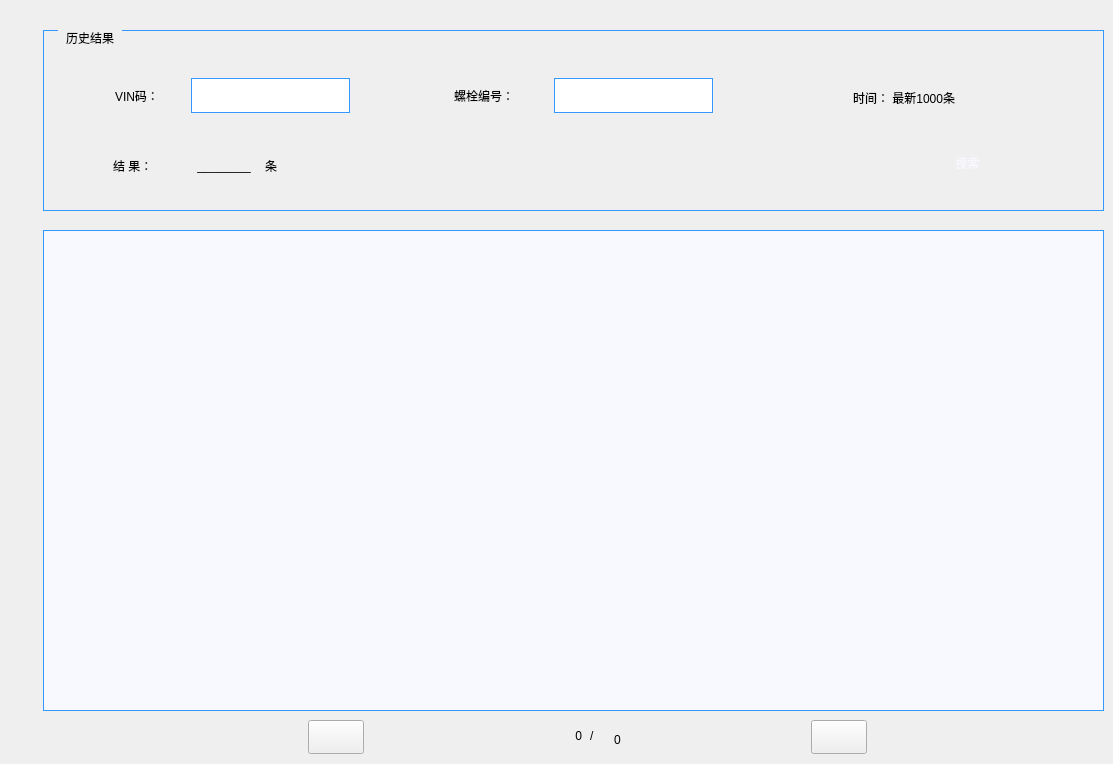
      <widget class="QWidget" name="page_20">
       <widget class="QGroupBox" name="groupBox_7">
        <property name="geometry">
         <rect>
          <x>43</x>
          <y>30</y>
          <width>1061</width>
          <height>181</height>
         </rect>
        </property>
        <property name="styleSheet">
         <string notr="true">QGroupBox {
    font: 14pt &quot;黑体&quot;;
    margin-top: 1ex;
    border-width:0.5px;  
    border-style:solid;
    border-color: rgb(51, 153, 255);  
}

QGroupBox::title {
    subcontrol-origin: margin;
    subcontrol-position: top left;
    left:15px;      
    margin-left: 5px;
    margin-right: 5px;
    padding:1px;
}</string>
        </property>
        <property name="title">
         <string>历史结果</string>
        </property>
        <widget class="QLabel" name="label_34">
         <property name="geometry">
          <rect>
           <x>810</x>
           <y>52</y>
           <width>171</width>
           <height>31</height>
          </rect>
         </property>
         <property name="styleSheet">
          <string notr="true">font: 14pt &quot;黑体&quot;;</string>
         </property>
         <property name="text">
          <string>时间： 最新1000条</string>
         </property>
        </widget>
        <widget class="QWidget" name="layoutWidget11">
         <property name="geometry">
          <rect>
           <x>70</x>
           <y>120</y>
           <width>222</width>
           <height>31</height>
          </rect>
         </property>
         <layout class="QHBoxLayout" name="horizontalLayout_17">
          <item>
           <widget class="QLabel" name="label_35">
            <property name="styleSheet">
             <string notr="true">font: 14pt &quot;黑体&quot;;</string>
            </property>
            <property name="text">
             <string>结 果：</string>
            </property>
           </widget>
          </item>
          <item>
           <widget class="QLabel" name="label_num">
            <property name="styleSheet">
             <string notr="true">font: 14pt &quot;黑体&quot;;</string>
            </property>
            <property name="text">
             <string>________</string>
            </property>
            <property name="alignment">
             <set>Qt::AlignCenter</set>
            </property>
           </widget>
          </item>
          <item>
           <widget class="QLabel" name="label_37">
            <property name="styleSheet">
             <string notr="true">font: 14pt &quot;黑体&quot;;</string>
            </property>
            <property name="text">
             <string>条</string>
            </property>
           </widget>
          </item>
         </layout>
        </widget>
        <widget class="QPushButton" name="pushButton_search">
         <property name="geometry">
          <rect>
           <x>894</x>
           <y>117</y>
           <width>61</width>
           <height>31</height>
          </rect>
         </property>
         <property name="focusPolicy">
          <enum>Qt::NoFocus</enum>
         </property>
         <property name="styleSheet">
          <string notr="true">border-image: url(:/LCD_CS351/LCD_CS351/35_all/67.bmp);
font: 14pt &quot;黑体&quot;;
color: rgb(248, 248, 255);</string>
         </property>
         <property name="text">
          <string>搜索</string>
         </property>
         <property name="autoDefault">
          <bool>false</bool>
         </property>
         <property name="flat">
          <bool>true</bool>
         </property>
        </widget>
        <widget class="QLabel" name="label_32">
         <property name="geometry">
          <rect>
           <x>72</x>
           <y>54</y>
           <width>70</width>
           <height>23</height>
          </rect>
         </property>
         <property name="styleSheet">
          <string notr="true">font: 14pt &quot;黑体&quot;;</string>
         </property>
         <property name="text">
          <string>VIN码：</string>
         </property>
        </widget>
        <widget class="QLineEdit" name="lineEdit_VIN_2">
         <property name="geometry">
          <rect>
           <x>148</x>
           <y>48</y>
           <width>159</width>
           <height>35</height>
          </rect>
         </property>
         <property name="focusPolicy">
          <enum>Qt::ClickFocus</enum>
         </property>
         <property name="styleSheet">
          <string notr="true">font: 14pt &quot;Arial&quot;;
border-width:1px; 
border-style:solid; 
border-color:rgb(51, 153, 255); 
margin-top: 0ex;
</string>
         </property>
        </widget>
        <widget class="QLabel" name="label_33">
         <property name="geometry">
          <rect>
           <x>411</x>
           <y>54</y>
           <width>94</width>
           <height>23</height>
          </rect>
         </property>
         <property name="styleSheet">
          <string notr="true">font: 14pt &quot;黑体&quot;;</string>
         </property>
         <property name="text">
          <string>螺栓编号：</string>
         </property>
        </widget>
        <widget class="QLineEdit" name="lineEdit_ScrewID">
         <property name="geometry">
          <rect>
           <x>511</x>
           <y>48</y>
           <width>159</width>
           <height>35</height>
          </rect>
         </property>
         <property name="focusPolicy">
          <enum>Qt::ClickFocus</enum>
         </property>
         <property name="styleSheet">
          <string notr="true">font: 14pt &quot;Arial&quot;;
border-width:1px; 
border-style:solid; 
border-color:rgb(51, 153, 255); 
margin-top: 0ex;</string>
         </property>
        </widget>
       </widget>
       <widget class="QPushButton" name="pushButton_first">
        <property name="geometry">
         <rect>
          <x>44</x>
          <y>720</y>
          <width>56</width>
          <height>34</height>
         </rect>
        </property>
        <property name="focusPolicy">
         <enum>Qt::NoFocus</enum>
        </property>
        <property name="styleSheet">
         <string notr="true">border-image: url(:/LCD_CS351/LCD_CS351/logo/left_history.bmp);</string>
        </property>
        <property name="text">
         <string/>
        </property>
        <property name="autoDefault">
         <bool>false</bool>
        </property>
        <property name="flat">
         <bool>true</bool>
        </property>
       </widget>
       <widget class="QPushButton" name="pushButton_last">
        <property name="geometry">
         <rect>
          <x>1048</x>
          <y>720</y>
          <width>56</width>
          <height>34</height>
         </rect>
        </property>
        <property name="focusPolicy">
         <enum>Qt::NoFocus</enum>
        </property>
        <property name="styleSheet">
         <string notr="true">border-image: url(:/LCD_CS351/LCD_CS351/logo/right_history.bmp);</string>
        </property>
        <property name="text">
         <string/>
        </property>
        <property name="autoDefault">
         <bool>false</bool>
        </property>
        <property name="flat">
         <bool>true</bool>
        </property>
       </widget>
       <widget class="QLabel" name="label_M">
        <property name="geometry">
         <rect>
          <x>602</x>
          <y>724</y>
          <width>31</width>
          <height>31</height>
         </rect>
        </property>
        <property name="styleSheet">
         <string notr="true">font: 14pt &quot;黑体&quot;;</string>
        </property>
        <property name="text">
         <string>0</string>
        </property>
        <property name="alignment">
         <set>Qt::AlignCenter</set>
        </property>
       </widget>
       <widget class="QLabel" name="label_79">
        <property name="geometry">
         <rect>
          <x>590</x>
          <y>720</y>
          <width>16</width>
          <height>31</height>
         </rect>
        </property>
        <property name="styleSheet">
         <string notr="true">font: 18pt &quot;黑体&quot;;</string>
        </property>
        <property name="text">
         <string>/</string>
        </property>
       </widget>
       <widget class="QLabel" name="label_N">
        <property name="geometry">
         <rect>
          <x>521</x>
          <y>720</y>
          <width>61</width>
          <height>31</height>
         </rect>
        </property>
        <property name="styleSheet">
         <string notr="true">font: 24pt &quot;黑体&quot;;</string>
        </property>
        <property name="text">
         <string>0</string>
        </property>
        <property name="alignment">
         <set>Qt::AlignRight|Qt::AlignTrailing|Qt::AlignVCenter</set>
        </property>
       </widget>
       <widget class="QTableView" name="tableView">
        <property name="geometry">
         <rect>
          <x>43</x>
          <y>230</y>
          <width>1061</width>
          <height>481</height>
         </rect>
        </property>
        <property name="focusPolicy">
         <enum>Qt::NoFocus</enum>
        </property>
        <property name="styleSheet">
         <string notr="true">QTableView{
    font: 14pt &quot;黑体&quot;; 
	border-width:1px;  
	border-style:solid;
	border-color: rgb(51, 153, 255);  
	background-color: rgb(248, 248, 255);
}
QTableView::item:seleted{
    background-color: rgb(248, 248, 255); 
	color: black;
}</string>
        </property>
        <property name="verticalScrollBarPolicy">
         <enum>Qt::ScrollBarAlwaysOff</enum>
        </property>
        <property name="horizontalScrollBarPolicy">
         <enum>Qt::ScrollBarAlwaysOff</enum>
        </property>
        <property name="autoScroll">
         <bool>false</bool>
        </property>
        <property name="editTriggers">
         <set>QAbstractItemView::NoEditTriggers</set>
        </property>
        <property name="tabKeyNavigation">
         <bool>false</bool>
        </property>
        <property name="showDropIndicator" stdset="0">
         <bool>false</bool>
        </property>
        <property name="dragDropOverwriteMode">
         <bool>false</bool>
        </property>
        <property name="selectionMode">
         <enum>QAbstractItemView::NoSelection</enum>
        </property>
       </widget>
       <widget class="QPushButton" name="pushButton_previous">
        <property name="geometry">
         <rect>
          <x>308</x>
          <y>720</y>
          <width>56</width>
          <height>34</height>
         </rect>
        </property>
        <property name="focusPolicy">
         <enum>Qt::NoFocus</enum>
        </property>
        <property name="styleSheet">
         <string notr="true">border-image: url(:/LCD_CS351/LCD_CS351/logo/left.jpg);</string>
        </property>
        <property name="text">
         <string/>
        </property>
       </widget>
       <widget class="QPushButton" name="pushButton_next">
        <property name="geometry">
         <rect>
          <x>811</x>
          <y>720</y>
          <width>56</width>
          <height>34</height>
         </rect>
        </property>
        <property name="focusPolicy">
         <enum>Qt::NoFocus</enum>
        </property>
        <property name="styleSheet">
         <string notr="true">border-image: url(:/LCD_CS351/LCD_CS351/logo/right.jpg);</string>
        </property>
        <property name="text">
         <string/>
        </property>
       </widget>
      </widget>
